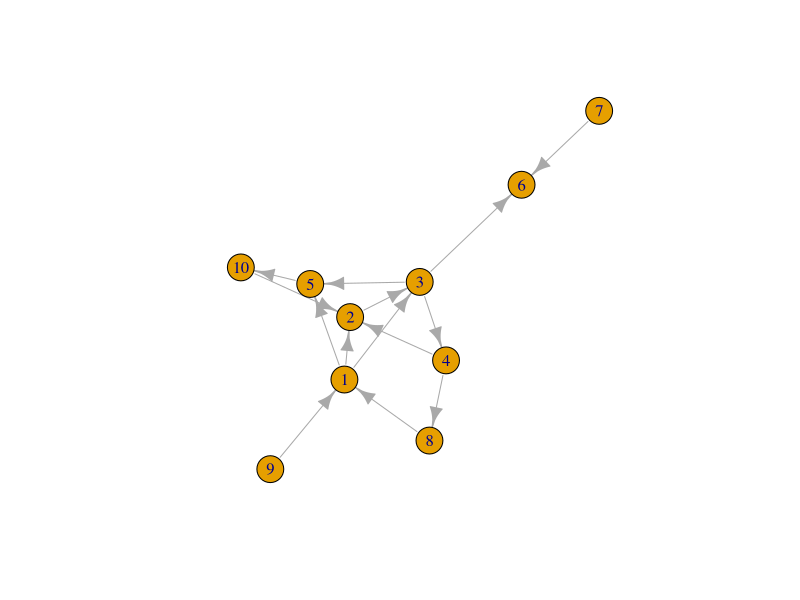
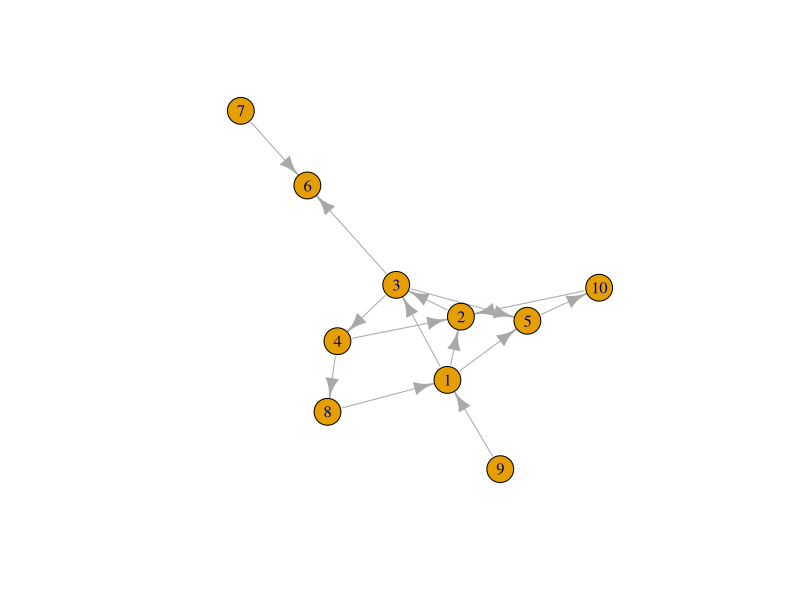
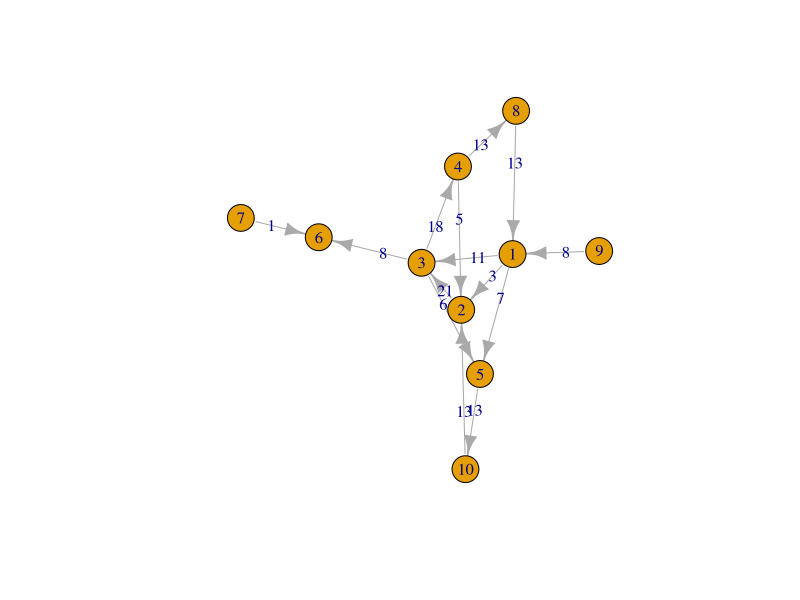
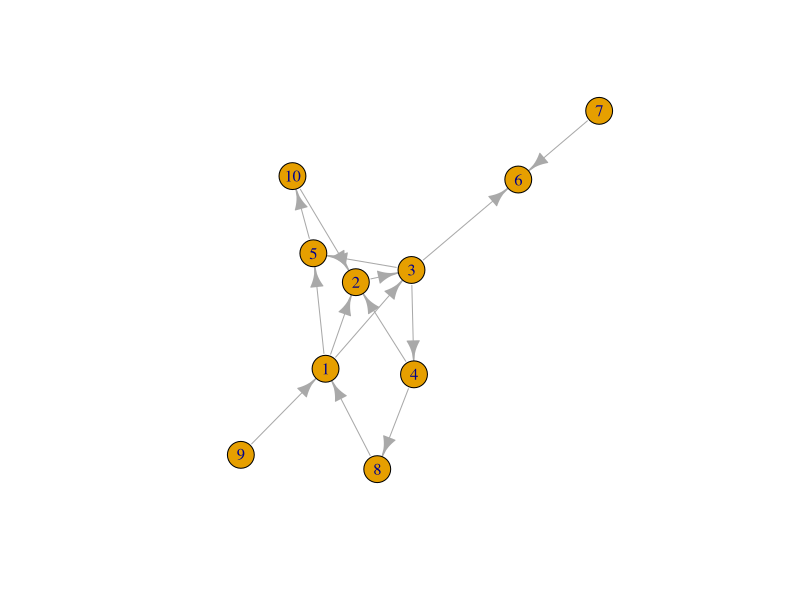

Here is the R script that generated these plots, in order:
## ----setup, include=FALSE-------------------------------------------------
knitr::opts_chunk$set(echo = TRUE)


## -------------------------------------------------------------------------
library(igraph)
g1 <- graph( c(1,2, 1,3, 2,3, 
               3,4, 3,5, 1,5,
               4,2, 3,6, 4,8,
               8,1, 9,1, 10,2, 
               7,6, 5,10))
g1
summary(g1)
plot(g1)


## -------------------------------------------------------------------------
class(g1)
V(g1)
V(g1)[1]
E(g1)
E(g1)[1]
class(V(g1))
class(E(g1))


## -------------------------------------------------------------------------
g1
plot(g1)

##Numero de arcos conectados a un grafo
igraph::degree(g1)
igraph::degree(g1, mode="in")
igraph::degree(g1, mode="out")
deg <- centr_degree(g1)
deg


## -------------------------------------------------------------------------
##Mide el grado en el que la información fluye a través de un vértice 
#particular y su importancia relativa como un intermediario en la red.
igraph::betweenness(g1)
 


## -------------------------------------------------------------------------
#Como el anterior pero teniendo en cuenta cada arco 
g1 <- set.edge.attribute(g1, "weight",  value= 1)
bg <- edge_betweenness(g1)
plot(g1, edge.label = bg)


## -------------------------------------------------------------------------
#Se obtiene como 1 divido por la suma de las distancias desde un vértice al resto.
#Alcanzará su valor minimo cuando un vértice esté conectado a todos los demás.
 igraph::closeness(g1)


## -------------------------------------------------------------------------
##La medida Eigenvector Centrality se calcula como el autovalor de mayor 
#módulo de la matriz de adyacencia que contiene los pesos.
eigen_centrality(g1)


## -------------------------------------------------------------------------
##Algoritmo de Google para realizar un ranking con la importancia 
#de los resultados de la búsqueda.
#Nodos son más importantes si tienen muchos enlaces de entrada.
page.rank(g1)


## -------------------------------------------------------------------------
#El máximo camino más corto entre cualquier par de nodos
plot(g1)
diameter(g1)


## -------------------------------------------------------------------------
#El menor número de arcos a atravesar para conectar dos nodos.
sp <- shortest_paths(g1, from="1", to="10")
sp$vpath
sp1 <- shortest_paths(g1, from="1", to="9")
sp1$vpath
distances(g1)


## -------------------------------------------------------------------------
##Probabilidad de que vértices adyacentes de un vértice estén conectados .
##Se denomina también coeficiente de agrupación o clustering.
transitivity(g1, type = "global")


## -------------------------------------------------------------------------
transitivity(g1, type = "local")

